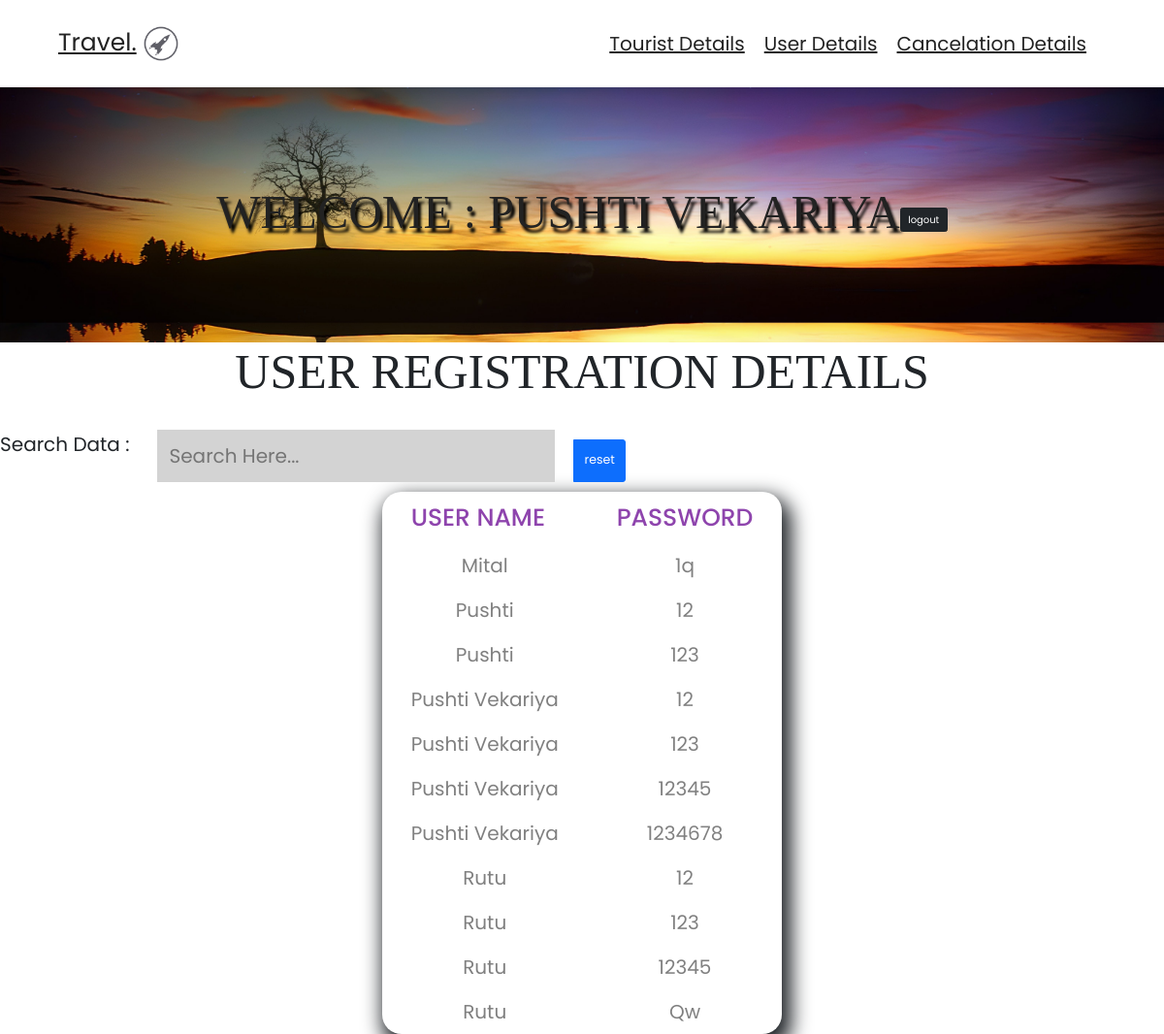
The page /ad_u_det.php (signed in) on the database its author committed.
### tables this page shows
CREATE TABLE `user_reg` (
  `uname` varchar(255) NOT NULL,
  `upass` varchar(255) NOT NULL
);

### ad_u_det.php (the view, shortened to what this page needs)
<!DOCTYPE html>
<html lang="en">
<head>
    <?php
    include('header.php');
    ?>
    <link href="https://cdn.jsdelivr.net/npm/bootstrap@5.1.3/dist/css/bootstrap.min.css" rel="stylesheet">
</head>
<body>
<section class="header">
      <?php
      include('ad_head.php');
      ?>
    </section>
    <div class="heading" style="background:url(imgs/fhead.jpg) no-repeat">
        <h1>welcome : <?php echo $_SESSION['adlogid'] ?></h1>
        <form method="POST"> <button name="alogout" class="btn btn-dark">logout</button> </form>
    </div>
    <div class="main-div">
        <h1 class="heading-title">user registration details</h1>
    </div>
    <form action="" method="GET">
        <div class="col-sm-9">
            <div class="input-group mb-3 input-group-lg">
                <span>search data : </span>
                <input type="text" placeholder="search here..." name="search" id="myInput" onkeyup="searchFun()"></br>
                <button type="submit" class="btn btn-primary">reset</button>
            </div>
        </div>
    </form>
    <table id="myTable">
        <thead>
            <tr class="head">
                <th>user name</th>
                <th>password</th>
            </tr>
        </thead>
        <tbody>
            <tr>
                <?php
                include('conn.php');
                $q = "select * from user_reg";
                $rs = mysqli_query($con, $q);
                while ($res = mysqli_fetch_array($rs)) {
                ?>
                    <td><?php echo $res['uname']; ?></td>
                    <td><?php echo $res['upass']; ?></td>
            </tr>
        </tbody>
    <?php
                }
    ?>
    </table>
</body>
</html>

### css/style.css (style rules this page uses)
:root { --main-color: #8e44ad; --black: #222; --white: #fff; --light-black: #777; --light-white: #fff9; --dark-bg: rgba(0, 0, 0, .7); --light-bg: #eee; --border: .1rem solid var(--black); --box-shadow: 0 .5rem 1rem rgba(0, 0, 0, .1); --text-shadow: 0 1.5rem 3rem rgba(0, 0, 0, .3); }
* { font-family: 'Poppins', sans-serif; margin: 0; padding: 0; box-sizing: border-box; outline: none; border: none; text-decoration: none; text-transform: capitalize; }
html { font-size: 62.5%; overflow-x: hidden; }
section { padding: 5rem 10%; }
.heading { background-size: cover !important; background-position: center !important; padding-top: 10rem; padding-bottom: 10rem; display: flex; align-items: center; justify-content: center; }
.heading h1 { font-size: 4vw; text-transform: uppercase; color: var(--black); font-family: Georgia, serif; text-shadow: var(--text-shadow); text-shadow: 3px 5px 3px #000; }
.btn { display: inline-block; background: var(--black); margin-top: 1rem; color: var(--white); font-size: 1.7rem; padding: 1rem 3rem; cursor: pointer; border-radius: 20px; }
.heading-title { text-align: center; margin-bottom: 3rem; font-size: 5rem; text-transform: uppercase; font-family: Georgia, serif; }
.header { position: sticky; top: 0; left: 0; right: 0; z-index: 1000; background-color: var(--white); display: flex; padding-top: 2rem; padding-bottom: 2rem; box-shadow: var(--box-shadow); align-items: center; justify-content: space-between; }
@media (max-width:1200px) { section { padding: 3rem 5%; } }

### ad_u_det.php (style rules this page uses)
table { border-collapse: collapse; border-color: #fff; box-shadow: 5px 10px 20px 5px; border-radius: 10px; margin: auto; border-radius: 20px; }
td, th { padding: 8px 30px; text-align: center; color: gray; border-radius: 20px; }
th { text-transform: uppercase; font-weight: 500; font-size: 2.5rem; color: #8e44ad; }
td { font-size: 2rem; }
input { font-size: 20px; background-color: lightgrey; border-radius: 20px; margin-left: 200px; padding: 1.2rem; margin-right: 20px; }
span { font-size: 20px; margin-right: 30px; }

### rows shown on the page
user_reg: uname "Mital", upass "1q"
user_reg: uname "Pushti", upass "12"
user_reg: uname "Pushti", upass "123"
user_reg: uname "Pushti Vekariya", upass "12"
user_reg: uname "Pushti Vekariya", upass "123"
user_reg: uname "Pushti Vekariya", upass "12345"
user_reg: uname "Pushti Vekariya", upass "1234678"
user_reg: uname "Rutu", upass "12"
user_reg: uname "Rutu", upass "123"
user_reg: uname "Rutu", upass "12345"
user_reg: uname "Rutu", upass "Qw"

### other values the page prints
$_SESSION['adlogid'] "PUSHTI VEKARIYA"
